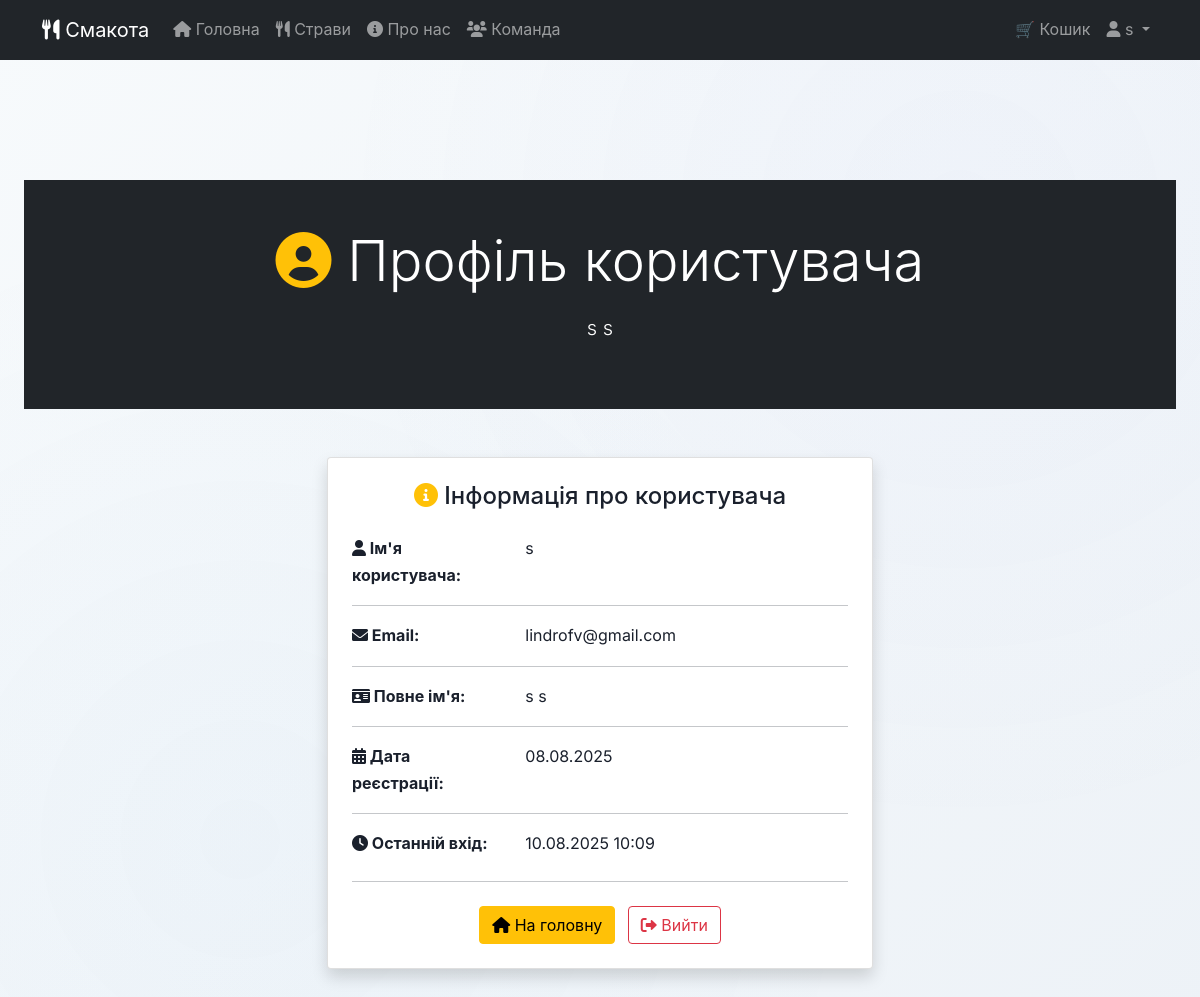
/market/profile/ (signed in), run on an earlier commit of the app's database.
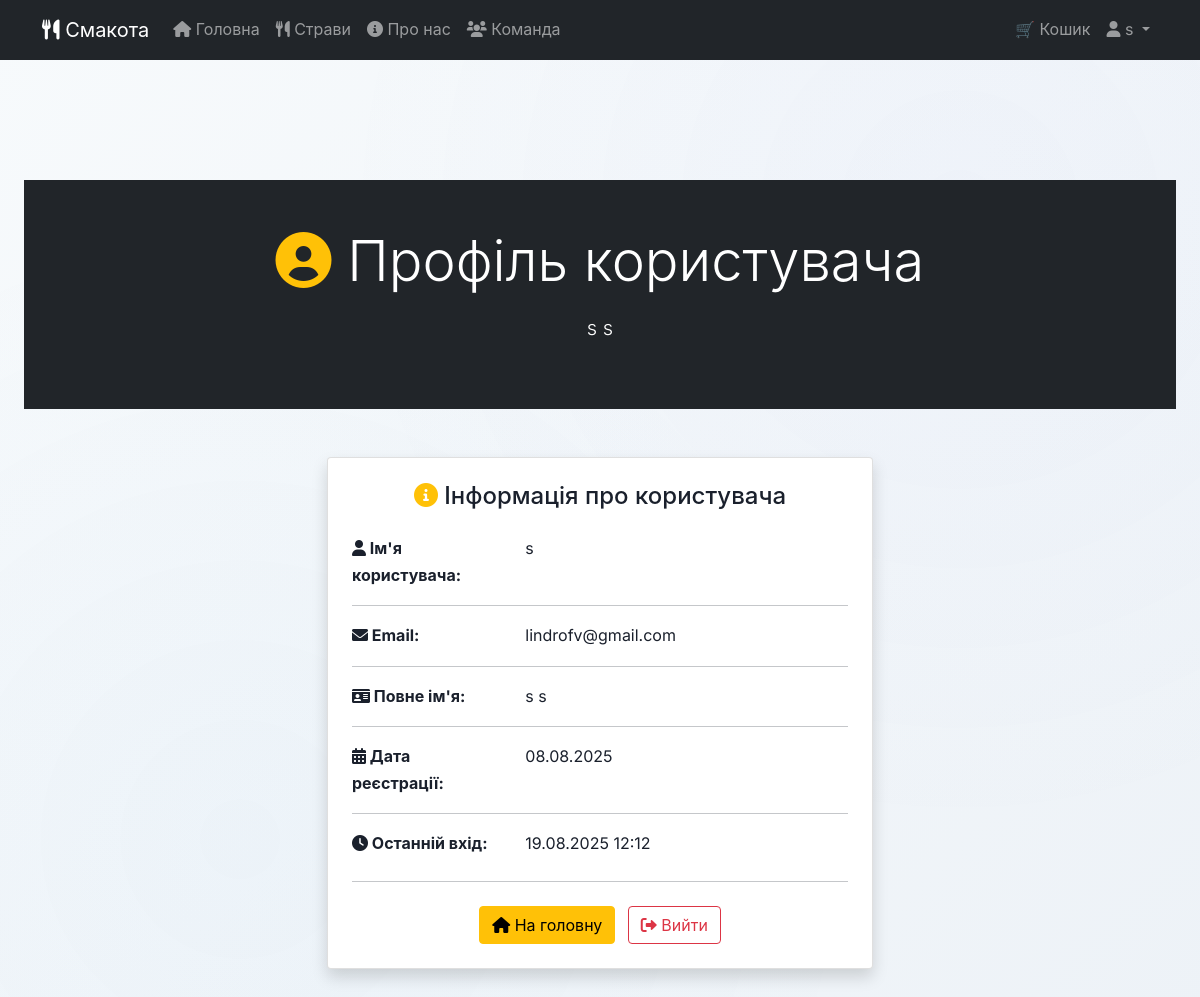
And on a later commit of the database.
### Market/models.py (models this page shows, shortened)
class CustomUser(AbstractUser):
    age = models.IntegerField(null=True, blank=True)
    country = models.CharField(max_length=100, blank=True)
    address = models.TextField(blank=True)
    bonus_points = models.DecimalField(max_digits=10, decimal_places=2, default=0.00)
    bonus_points = models.DecimalField(max_digits=10, decimal_places=2, default=0.00)  # Поле для зберігання бонусних балів користувача
    class Meta:
        db_table = 'market_customuser'
    groups = models.ManyToManyField(
        'auth.Group',
        verbose_name='groups',
        blank=True,
        help_text='The groups this user belongs to.',
        related_name='custom_user_set',
        related_query_name='custom_user',
    )
    user_permissions = models.ManyToManyField(
        'auth.Permission',
        verbose_name='user permissions',
        blank=True,
        help_text='Specific permissions for this user.',
        related_name='custom_user_set',
        related_query_name='custom_user',
    )

### Market/auth_views.py (the view)
# urls.py: path('profile/', auth_views.profile, name='profile'),
@login_required
def profile(request):
    return render(request, 'Market/auth/profile.html', {
        'title': f'Профіль - {request.user.username}'
    })

### Market/templates/Market/auth/profile.html (shortened to what this page needs)
{% extends 'Market/base.html' %}
{% block content %}
<section class="py-5 bg-dark text-white">
    <div class="container text-center">
        <h1 class="display-4 mb-3">
            <i class="fas fa-user-circle text-warning"></i> Профіль користувача
        </h1>
        <p class="lead">{{ user.get_full_name|default:user.username }}</p>
    </div>
</section>
<section class="py-5">
    <div class="container">
        <div class="row justify-content-center">
            <div class="col-md-8 col-lg-6">
                <div class="card shadow">
                    <div class="card-body p-4">
                        <h4 class="card-title text-center mb-4">
                            <i class="fas fa-info-circle text-warning"></i> Інформація про користувача
                        </h4>
                        <div class="row">
                            <div class="col-sm-4">
                                <strong><i class="fas fa-user"></i> Ім'я користувача:</strong>
                            </div>
                            <div class="col-sm-8">
                                {{ user.username }}
                            </div>
                        </div>
                        <hr>
                        <div class="row">
                            <div class="col-sm-4">
                                <strong><i class="fas fa-envelope"></i> Email:</strong>
                            </div>
                            <div class="col-sm-8">
                                {{ user.email|default:"Не вказано" }}
                            </div>
                        </div>
                        <hr>
                        <div class="row">
                            <div class="col-sm-4">
                                <strong><i class="fas fa-id-card"></i> Повне ім'я:</strong>
                            </div>
                            <div class="col-sm-8">
                                {% if user.first_name or user.last_name %}
                                    {{ user.first_name }} {{ user.last_name }}
                                {% else %}
                                    Не вказано
                                {% endif %}
                            </div>
                        </div>
                        <hr>
                        <div class="row">
                            <div class="col-sm-4">
                                <strong><i class="fas fa-calendar-alt"></i> Дата реєстрації:</strong>
                            </div>
                            <div class="col-sm-8">
                                {{ user.date_joined|date:"d.m.Y" }}
                            </div>
                        </div>
                        <hr>
                        <div class="row">
                            <div class="col-sm-4">
                                <strong><i class="fas fa-clock"></i> Останній вхід:</strong>
                            </div>
                            <div class="col-sm-8">
                                {% if user.last_login %}
                                    {{ user.last_login|date:"d.m.Y H:i" }}
                                {% else %}
                                    Ніколи
                                {% endif %}
                            </div>
                        </div>
                        <hr class="my-4">
                        <div class="text-center">
                            <a href="{% url 'Market:index' %}" class="btn btn-warning me-2">
                                <i class="fas fa-home"></i> На головну
                            </a>
                            <a href="{% url 'Market:logout' %}" class="btn btn-outline-danger">
                                <i class="fas fa-sign-out-alt"></i> Вийти
                            </a>
                        </div>
                    </div>
                </div>
            </div>
        </div>
    </div>
</section>
{% endblock %}

### Market/templates/Market/navbar.html (shortened to what this page needs)
{% load static %}
<nav class="navbar navbar-expand-lg navbar-dark bg-dark">
    <div class="container">
        <a class="navbar-brand" href="{% url 'Market:index' %}">
            <i class="fas fa-utensils"></i> Смакота
        </a>
        <div class="collapse navbar-collapse" id="navbarNav">
            <ul class="navbar-nav me-auto">
                <li class="nav-item">
                    <a class="nav-link {% if request.resolver_match.url_name == 'index' %}active{% endif %}"
                       href="{% url 'Market:index' %}">
                        <i class="fas fa-home"></i> Головна
                    </a>
                </li>
                <li class="nav-item">
                    <a class="nav-link {% if request.resolver_match.url_name == 'dishes' %}active{% endif %}"
                       href="/market/menu">
                        <i class="fas fa-utensils"></i> Страви
                    </a>
                </li>
                <li class="nav-item">
                    <a class="nav-link {% if request.resolver_match.url_name == 'about' %}active{% endif %}"
                       href="{% url 'Market:about' %}">
                        <i class="fas fa-info-circle"></i> Про нас
                    </a>
                </li>
                <li class="nav-item">
                    <a class="nav-link {% if request.resolver_match.url_name == 'team_info' %}active{% endif %}"
                       href="{% url 'Market:team' %}">
                        <i class="fas fa-users"></i> Команда
                    </a>
                </li>
            </ul>
            <ul class="navbar-nav">
                <li class="nav-item">
                    <a href="{% url 'Market:view_cart' %}" class="nav-link position-relative">
                        🛒 Кошик
                    </a>
                </li>
                {% if user.is_authenticated %}
                    <li class="nav-item dropdown">
                        <a class="nav-link dropdown-toggle" href="#" id="navbarDropdown" role="button" data-bs-toggle="dropdown">
                            <i class="fas fa-user"></i> {{ user.username }}
                        </a>
                    </li>
                {% endif %}
            </ul>
        </div>
    </div>
</nav>

What changed in the data, as far as the page shows it:
changed CustomUser "lindrofv@gmail.com": last_login "10.08.2025 10:09" → "19.08.2025 12:12"
